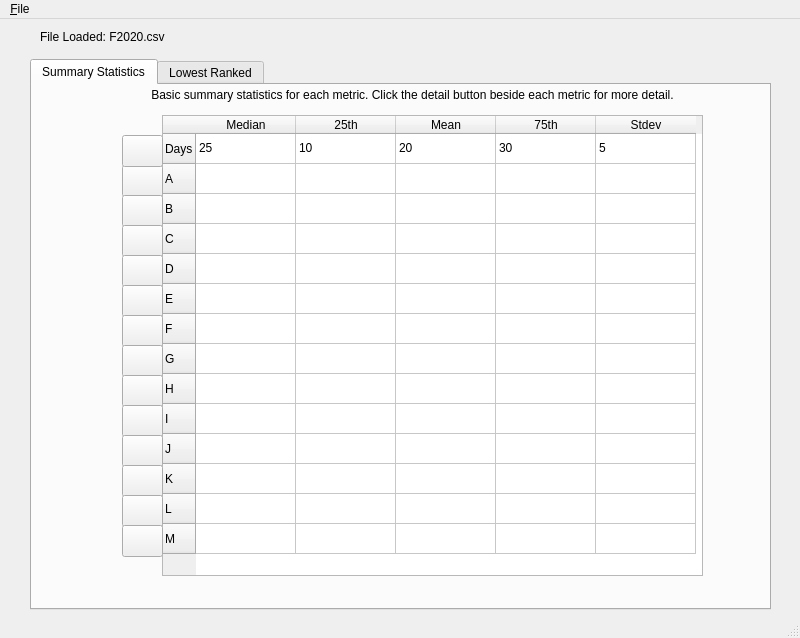
<?xml version="1.0" encoding="UTF-8"?>
<ui version="4.0">
 <class>MainWindow</class>
 <widget class="QMainWindow" name="MainWindow">
  <property name="geometry">
   <rect>
    <x>0</x>
    <y>0</y>
    <width>800</width>
    <height>638</height>
   </rect>
  </property>
  <property name="minimumSize">
   <size>
    <width>800</width>
    <height>600</height>
   </size>
  </property>
  <property name="windowTitle">
   <string>GitHub Metrics Report</string>
  </property>
  <widget class="QWidget" name="centralwidget">
   <widget class="QTabWidget" name="reportTabs">
    <property name="geometry">
     <rect>
      <x>30</x>
      <y>40</y>
      <width>741</width>
      <height>551</height>
     </rect>
    </property>
    <property name="currentIndex">
     <number>0</number>
    </property>
    <widget class="QWidget" name="summaryStatisticsTab">
     <attribute name="title">
      <string>Summary Statistics</string>
     </attribute>
     <widget class="QTableWidget" name="summaryTable">
      <property name="geometry">
       <rect>
        <x>130</x>
        <y>30</y>
        <width>541</width>
        <height>461</height>
       </rect>
      </property>
      <property name="editTriggers">
       <set>QAbstractItemView::NoEditTriggers</set>
      </property>
      <row>
       <property name="text">
        <string>Days</string>
       </property>
      </row>
      <row>
       <property name="text">
        <string>A</string>
       </property>
      </row>
      <row>
       <property name="text">
        <string>B</string>
       </property>
      </row>
      <row>
       <property name="text">
        <string>C</string>
       </property>
      </row>
      <row>
       <property name="text">
        <string>D</string>
       </property>
      </row>
      <row>
       <property name="text">
        <string>E</string>
       </property>
      </row>
      <row>
       <property name="text">
        <string>F</string>
       </property>
      </row>
      <row>
       <property name="text">
        <string>G</string>
       </property>
      </row>
      <row>
       <property name="text">
        <string>H</string>
       </property>
      </row>
      <row>
       <property name="text">
        <string>I</string>
       </property>
      </row>
      <row>
       <property name="text">
        <string>J</string>
       </property>
      </row>
      <row>
       <property name="text">
        <string>K</string>
       </property>
      </row>
      <row>
       <property name="text">
        <string>L</string>
       </property>
      </row>
      <row>
       <property name="text">
        <string>M</string>
       </property>
      </row>
      <column>
       <property name="text">
        <string>Median</string>
       </property>
      </column>
      <column>
       <property name="text">
        <string>25th</string>
       </property>
      </column>
      <column>
       <property name="text">
        <string>Mean</string>
       </property>
      </column>
      <column>
       <property name="text">
        <string>75th</string>
       </property>
      </column>
      <column>
       <property name="text">
        <string>Stdev</string>
       </property>
      </column>
      <item row="0" column="0">
       <property name="text">
        <string>25</string>
       </property>
      </item>
      <item row="0" column="1">
       <property name="text">
        <string>10</string>
       </property>
      </item>
      <item row="0" column="2">
       <property name="text">
        <string>20</string>
       </property>
      </item>
      <item row="0" column="3">
       <property name="text">
        <string>30</string>
       </property>
      </item>
      <item row="0" column="4">
       <property name="text">
        <string>5</string>
       </property>
      </item>
     </widget>
     <widget class="QPushButton" name="metricA">
      <property name="geometry">
       <rect>
        <x>90</x>
        <y>80</y>
        <width>41</width>
        <height>32</height>
       </rect>
      </property>
      <property name="text">
       <string/>
      </property>
      <property name="icon">
       <iconset>
        <normaloff>metric_detail_icon.png</normaloff>metric_detail_icon.png</iconset>
      </property>
     </widget>
     <widget class="QPushButton" name="metricDay">
      <property name="geometry">
       <rect>
        <x>90</x>
        <y>50</y>
        <width>41</width>
        <height>32</height>
       </rect>
      </property>
      <property name="text">
       <string/>
      </property>
      <property name="icon">
       <iconset>
        <normaloff>metric_detail_icon.png</normaloff>metric_detail_icon.png</iconset>
      </property>
     </widget>
     <widget class="QPushButton" name="metricB">
      <property name="geometry">
       <rect>
        <x>90</x>
        <y>110</y>
        <width>41</width>
        <height>32</height>
       </rect>
      </property>
      <property name="text">
       <string/>
      </property>
      <property name="icon">
       <iconset>
        <normaloff>metric_detail_icon.png</normaloff>metric_detail_icon.png</iconset>
      </property>
     </widget>
     <widget class="QPushButton" name="metricC">
      <property name="geometry">
       <rect>
        <x>90</x>
        <y>140</y>
        <width>41</width>
        <height>32</height>
       </rect>
      </property>
      <property name="text">
       <string/>
      </property>
      <property name="icon">
       <iconset>
        <normaloff>metric_detail_icon.png</normaloff>metric_detail_icon.png</iconset>
      </property>
     </widget>
     <widget class="QPushButton" name="metricD">
      <property name="geometry">
       <rect>
        <x>90</x>
        <y>170</y>
        <width>41</width>
        <height>32</height>
       </rect>
      </property>
      <property name="text">
       <string/>
      </property>
      <property name="icon">
       <iconset>
        <normaloff>metric_detail_icon.png</normaloff>metric_detail_icon.png</iconset>
      </property>
     </widget>
     <widget class="QPushButton" name="metricE">
      <property name="geometry">
       <rect>
        <x>90</x>
        <y>200</y>
        <width>41</width>
        <height>32</height>
       </rect>
      </property>
      <property name="text">
       <string/>
      </property>
      <property name="icon">
       <iconset>
        <normaloff>metric_detail_icon.png</normaloff>metric_detail_icon.png</iconset>
      </property>
     </widget>
     <widget class="QPushButton" name="metricF">
      <property name="geometry">
       <rect>
        <x>90</x>
        <y>230</y>
        <width>41</width>
        <height>32</height>
       </rect>
      </property>
      <property name="text">
       <string/>
      </property>
      <property name="icon">
       <iconset>
        <normaloff>metric_detail_icon.png</normaloff>metric_detail_icon.png</iconset>
      </property>
     </widget>
     <widget class="QPushButton" name="metricG">
      <property name="geometry">
       <rect>
        <x>90</x>
        <y>260</y>
        <width>41</width>
        <height>32</height>
       </rect>
      </property>
      <property name="text">
       <string/>
      </property>
      <property name="icon">
       <iconset>
        <normaloff>metric_detail_icon.png</normaloff>metric_detail_icon.png</iconset>
      </property>
     </widget>
     <widget class="QPushButton" name="metricH">
      <property name="geometry">
       <rect>
        <x>90</x>
        <y>290</y>
        <width>41</width>
        <height>32</height>
       </rect>
      </property>
      <property name="text">
       <string/>
      </property>
      <property name="icon">
       <iconset>
        <normaloff>metric_detail_icon.png</normaloff>metric_detail_icon.png</iconset>
      </property>
     </widget>
     <widget class="QPushButton" name="metricI">
      <property name="geometry">
       <rect>
        <x>90</x>
        <y>320</y>
        <width>41</width>
        <height>32</height>
       </rect>
      </property>
      <property name="text">
       <string/>
      </property>
      <property name="icon">
       <iconset>
        <normaloff>metric_detail_icon.png</normaloff>metric_detail_icon.png</iconset>
      </property>
     </widget>
     <widget class="QPushButton" name="metricJ">
      <property name="geometry">
       <rect>
        <x>90</x>
        <y>350</y>
        <width>41</width>
        <height>32</height>
       </rect>
      </property>
      <property name="text">
       <string/>
      </property>
      <property name="icon">
       <iconset>
        <normaloff>metric_detail_icon.png</normaloff>metric_detail_icon.png</iconset>
      </property>
     </widget>
     <widget class="QPushButton" name="metricK">
      <property name="geometry">
       <rect>
        <x>90</x>
        <y>380</y>
        <width>41</width>
        <height>32</height>
       </rect>
      </property>
      <property name="text">
       <string/>
      </property>
      <property name="icon">
       <iconset>
        <normaloff>metric_detail_icon.png</normaloff>metric_detail_icon.png</iconset>
      </property>
     </widget>
     <widget class="QPushButton" name="metricL">
      <property name="geometry">
       <rect>
        <x>90</x>
        <y>410</y>
        <width>41</width>
        <height>32</height>
       </rect>
      </property>
      <property name="text">
       <string/>
      </property>
      <property name="icon">
       <iconset>
        <normaloff>metric_detail_icon.png</normaloff>metric_detail_icon.png</iconset>
      </property>
     </widget>
     <widget class="QPushButton" name="metricM">
      <property name="geometry">
       <rect>
        <x>90</x>
        <y>440</y>
        <width>41</width>
        <height>32</height>
       </rect>
      </property>
      <property name="text">
       <string/>
      </property>
      <property name="icon">
       <iconset>
        <normaloff>metric_detail_icon.png</normaloff>metric_detail_icon.png</iconset>
      </property>
     </widget>
     <widget class="QLabel" name="label_2">
      <property name="geometry">
       <rect>
        <x>60</x>
        <y>0</y>
        <width>641</width>
        <height>20</height>
       </rect>
      </property>
      <property name="text">
       <string>Basic summary statistics for each metric. Click the detail button beside each metric for more detail.</string>
      </property>
      <property name="alignment">
       <set>Qt::AlignCenter</set>
      </property>
     </widget>
    </widget>
    <widget class="QWidget" name="lowestRankTab">
     <attribute name="title">
      <string>Lowest Ranked</string>
     </attribute>
     <widget class="QTableWidget" name="lowestRankTable">
      <property name="geometry">
       <rect>
        <x>110</x>
        <y>30</y>
        <width>541</width>
        <height>451</height>
       </rect>
      </property>
      <property name="sizePolicy">
       <sizepolicy hsizetype="Expanding" vsizetype="Expanding">
        <horstretch>0</horstretch>
        <verstretch>0</verstretch>
       </sizepolicy>
      </property>
      <property name="minimumSize">
       <size>
        <width>0</width>
        <height>0</height>
       </size>
      </property>
      <property name="sizeAdjustPolicy">
       <enum>QAbstractScrollArea::AdjustToContents</enum>
      </property>
      <property name="editTriggers">
       <set>QAbstractItemView::NoEditTriggers</set>
      </property>
      <property name="sortingEnabled">
       <bool>false</bool>
      </property>
      <row>
       <property name="text">
        <string>Days</string>
       </property>
      </row>
      <row>
       <property name="text">
        <string>A</string>
       </property>
      </row>
      <row>
       <property name="text">
        <string>B</string>
       </property>
      </row>
      <row>
       <property name="text">
        <string>C</string>
       </property>
      </row>
      <row>
       <property name="text">
        <string>D</string>
       </property>
      </row>
      <row>
       <property name="text">
        <string>E</string>
       </property>
      </row>
      <row>
       <property name="text">
        <string>F</string>
       </property>
      </row>
      <row>
       <property name="text">
        <string>G</string>
       </property>
      </row>
      <row>
       <property name="text">
        <string>H</string>
       </property>
      </row>
      <row>
       <property name="text">
        <string>I</string>
       </property>
      </row>
      <row>
       <property name="text">
        <string>J</string>
       </property>
      </row>
      <row>
       <property name="text">
        <string>K</string>
       </property>
      </row>
      <row>
       <property name="text">
        <string>L</string>
       </property>
      </row>
      <row>
       <property name="text">
        <string>M</string>
       </property>
      </row>
      <column>
       <property name="text">
        <string>1st</string>
       </property>
       <property name="textAlignment">
        <set>AlignLeading|AlignVCenter</set>
       </property>
      </column>
      <column>
       <property name="text">
        <string>2nd</string>
       </property>
      </column>
      <column>
       <property name="text">
        <string>3rd</string>
       </property>
      </column>
      <column>
       <property name="text">
        <string>4th</string>
       </property>
      </column>
      <column>
       <property name="text">
        <string>5th</string>
       </property>
      </column>
      <item row="0" column="0">
       <property name="text">
        <string>user1</string>
       </property>
      </item>
      <item row="0" column="1">
       <property name="text">
        <string>user5</string>
       </property>
      </item>
      <item row="0" column="2">
       <property name="text">
        <string>user10</string>
       </property>
      </item>
      <item row="0" column="3">
       <property name="text">
        <string>user8</string>
       </property>
      </item>
      <item row="0" column="4">
       <property name="text">
        <string>user12</string>
       </property>
      </item>
      <item row="1" column="0">
       <property name="text">
        <string>user2</string>
       </property>
      </item>
      <item row="1" column="1">
       <property name="text">
        <string>user6</string>
       </property>
      </item>
      <item row="1" column="2">
       <property name="text">
        <string>user1</string>
       </property>
      </item>
      <item row="1" column="3">
       <property name="text">
        <string>user9</string>
       </property>
      </item>
      <item row="1" column="4">
       <property name="text">
        <string>user19</string>
       </property>
      </item>
     </widget>
     <widget class="QLabel" name="label">
      <property name="geometry">
       <rect>
        <x>140</x>
        <y>0</y>
        <width>451</width>
        <height>16</height>
       </rect>
      </property>
      <property name="text">
       <string>The five lowest ranked users for each metric</string>
      </property>
      <property name="alignment">
       <set>Qt::AlignCenter</set>
      </property>
     </widget>
    </widget>
   </widget>
   <widget class="QLabel" name="fileNameText">
    <property name="geometry">
     <rect>
      <x>40</x>
      <y>10</y>
      <width>151</width>
      <height>16</height>
     </rect>
    </property>
    <property name="text">
     <string>File Loaded: F2020.csv</string>
    </property>
   </widget>
  </widget>
  <widget class="QMenuBar" name="menuBar">
   <property name="geometry">
    <rect>
     <x>0</x>
     <y>0</y>
     <width>800</width>
     <height>22</height>
    </rect>
   </property>
   <widget class="QMenu" name="menuFile">
    <property name="title">
     <string>&amp;File</string>
    </property>
    <addaction name="loadCSVAction"/>
    <addaction name="closeAction"/>
   </widget>
   <addaction name="menuFile"/>
  </widget>
  <widget class="QStatusBar" name="statusBar"/>
  <action name="closeAction">
   <property name="text">
    <string>&amp;Close</string>
   </property>
  </action>
  <action name="loadCSVAction">
   <property name="text">
    <string>Load CSV</string>
   </property>
  </action>
 </widget>
 <resources/>
 <connections/>
</ui>
